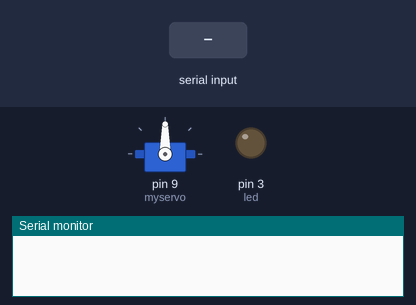
Bench run of a sketch on a simulated Arduino Uno, built with avr-gcc and run on an emulated ATmega328P. On the bench: servo, output pins drawn as LEDs (lit = HIGH), the last lines printed to the serial monitor. Inputs (shaded band) come from the test bench.

Above: at 1.2 s.
1.3 s: "200068E2AA00" received over Serial
At 2.46 s:
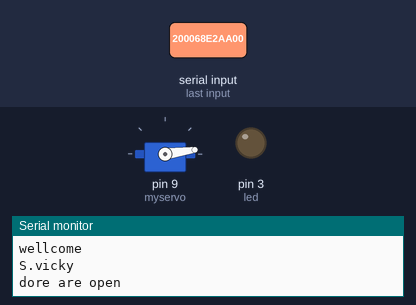
4.3 s: "200068E2AA00" received over Serial
At 5.6 s:
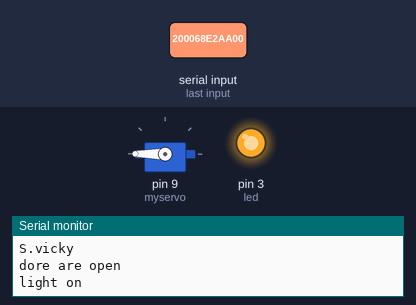
10.3 s: "200068E2AB01" received over Serial
At 13.0 s:
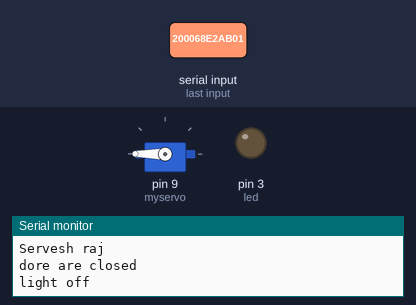
Timing chart, 0 to 14.5 s (numbered marks = the images above; inputs shaded):
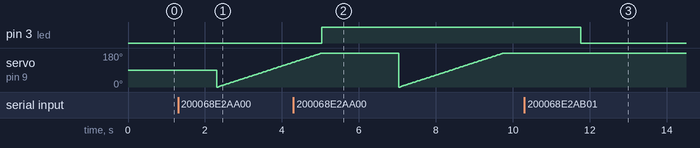

The sketch:

card_reader_open_dore.ino
```cpp
String value;
int led =3;
#include <Servo.h>
Servo myservo;
int pos = 0;
void setup() {
  // put your setup code here, to run once:
  //pinMode(2,OUTPUT);
  pinMode(led,OUTPUT);
  myservo.attach(9);
  Serial.begin(9600);


}

void loop() {
    if (Serial.available())
    {
      value=Serial.readString();
      if(value=="200068E2AA00")
      {
        Serial.println("wellcome");
        Serial.println("S.vicky");
        Serial.println("dore are open");
        for (pos = 0; pos <= 180; pos += 1) { // goes from 0 degrees to 180 degrees
          // in steps of 1 degree
           myservo.write(pos);              // tell servo to go to position in variable 'pos'
            delay(15);                       // waits 15ms for the servo to reach the position
            }
        Serial.println("light on");
        digitalWrite(led,HIGH);
        delay(1000);
      }
      else if(value=="200068E2AB01")
      {
        Serial.println("Valila po da..");
        Serial.println("Servesh raj");
        Serial.println("dore are closed");
        Serial.println("light off");
        digitalWrite(led,LOW);
        delay(1000);
      }
      else
      {
        Serial.println("sorry");
      }
      //Serial.println(value);


}
}
```

Measured:
- after the input at 10.3 s, pin 3 (led): HIGH → LOW after 1.5 s
